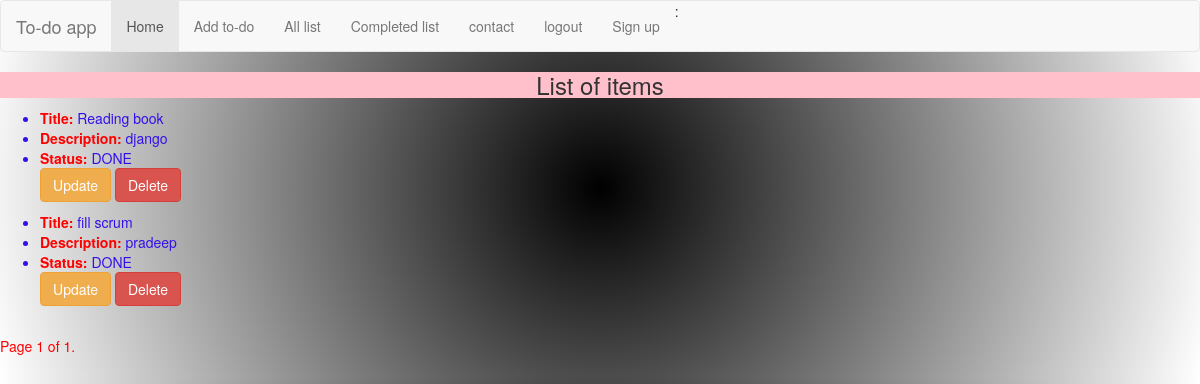
Screenshot of /dlist/ (signed in) with the database file from the repository.
### todoapp/models.py (models this page shows, shortened)
class TodoList(models.Model):
    title = models.CharField(max_length=100)
    details=models.TextField(max_length=200)
    status=models.CharField(max_length=30)

### todoapp/views.py (the view)
# urls.py: path('dlist/',views.done_view,name='dlist'),
def done_view(request):
    done_list=TodoList.objects.filter(status='DONE')
    paginator=Paginator(done_list,3)
    page_number = request.GET.get('page')
    try:
        done_list=paginator.page(page_number)
    except PageNotAnInteger:
        done_list=paginator.page(1)
    except EmptyPage:
        done_list=paginator.page(paginator.num_pages)
    return render(request,'todoapp/done_list.html',{'done_list':done_list})

### templates/todoapp/done_list.html (shortened to what this page needs)
{% extends 'todoapp/base.html' %}
{% load static %}
{% block content %}
<center><h3>List of items</h3></center>
{% for todo in done_list %}
<ul>
<li><b>Title: </b>{{todo.title}}</li>
<li><b>Description: </b>{{todo.details}}</li>
<li><b>Status: </b>{{todo.status}} </li>
<a href="/update/{{todo.id}}" class='btn btn-warning'>Update</a>
<a href="/delete/{{todo.id}}" class='btn btn-danger'>Delete</a>
</ul>
{% endfor %}
<div class="pagination">
    <span class="step-links">
        <span class="current">
            Page {{ done_list.number }} of {{ done_list.paginator.num_pages }}.
        </span>
    </span>
</div>
{% endblock %}

### static/css/demo.css (style rules this page uses)
label,span,input { color: white; }
h1,h3 { background-color: pink; }
a,b { color:red; }
li { color:#3210eb; }
body { background: radial-gradient(circle, black, white); }
.current { color:red; }

### rows the page displays
TodoList: title "Reading book", details "django", status "DONE"
TodoList: title "fill scrum", details "pradeep", status "DONE"

### other values shown
{{ done_list.number }} "1"
{{ done_list.paginator.num_pages }} "1"
